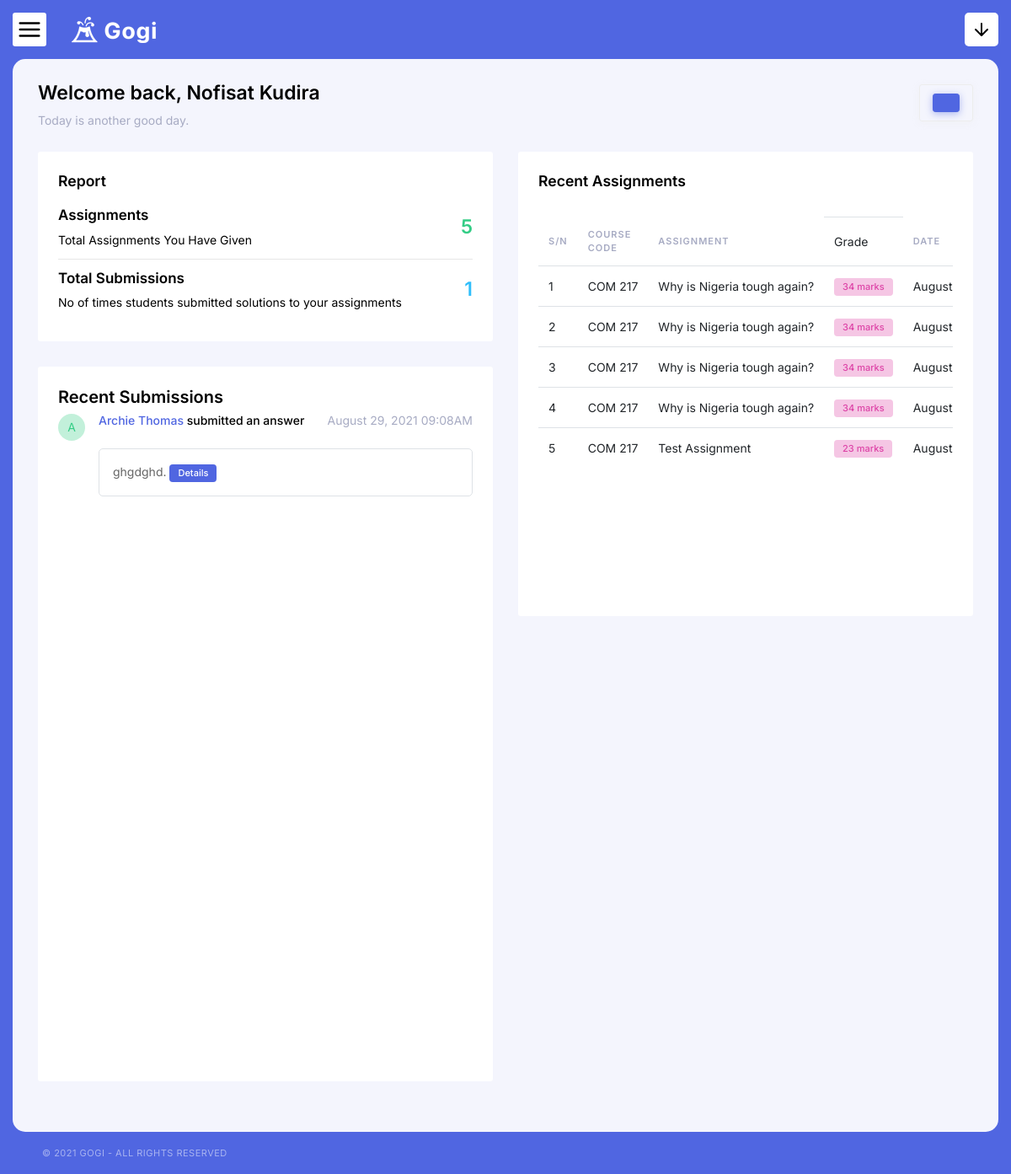
The page /lecturer/dashboard (signed in) on the database its author committed.
### tables this page shows
CREATE TABLE `assignment_submissions` (
  `id` int(11) NOT NULL,
  `student_id` int(11) NOT NULL,
  `assignment_id` int(11) NOT NULL,
  `solution` text NOT NULL,
  `description` text NOT NULL,
  `grade` decimal(10,0) NOT NULL,
  `feedback` text NOT NULL,
  `created_at` timestamp NOT NULL DEFAULT current_timestamp(),
  `updated_at` timestamp NOT NULL DEFAULT current_timestamp() ON UPDATE current_timestamp()
);

CREATE TABLE `students` (
  `id` int(11) NOT NULL,
  `matric_no` varchar(120) NOT NULL,
  `fullname` varchar(120) NOT NULL,
  `image` varchar(120) NOT NULL,
  `email` varchar(120) NOT NULL,
  `password` text NOT NULL,
  `created_at` timestamp NOT NULL DEFAULT current_timestamp(),
  `updated_at` timestamp NOT NULL DEFAULT current_timestamp() ON UPDATE current_timestamp()
);

CREATE TABLE `courses` (
  `id` int(11) NOT NULL,
  `level_id` int(11) NOT NULL,
  `course_title` varchar(120) NOT NULL,
  `course_code` varchar(8) NOT NULL,
  `created_at` timestamp NULL DEFAULT current_timestamp(),
  `updated_at` timestamp NOT NULL DEFAULT current_timestamp() ON UPDATE current_timestamp()
);

CREATE TABLE `assignments` (
  `id` int(11) NOT NULL,
  `course_id` int(11) NOT NULL,
  `lecturer_id` int(11) NOT NULL,
  `title` varchar(120) NOT NULL,
  `question` text NOT NULL,
  `instructions` text NOT NULL,
  `deadline` date NOT NULL,
  `max_grade` decimal(10,0) NOT NULL,
  `created_at` timestamp NOT NULL DEFAULT current_timestamp(),
  `updated_at` timestamp NOT NULL DEFAULT current_timestamp() ON UPDATE current_timestamp()
);

### core/db.class.php (called while the page is built, shortened)
<?php
    class DB {
        public $host = 'localhost';
        public $dbname = 'gogi_assignment';
        public $password = '';
        public $username = 'root';
        public $conn;
        function __construct(){
            try {
                $this->conn = new PDO("mysql:host=$this->host;dbname=$this->dbname;", $this->username, $this->password);
                $this->conn->setAttribute(PDO::ATTR_ERRMODE,PDO::ERRMODE_EXCEPTION);
            } catch (PDOException $ex) {
                echo 'Error in database connection '. $ex->getMessage();
            }
        }
        function prep($query){
            return $this->conn->prepare($query);
        }
        function fetchAll($query,$value){
            $query = $this->prep($query);
            $query->execute($value);
            return $query->fetchAll();
        }
        function num_row($query,$value){
            $query = $this->prep($query);
            $query->execute($value);
            return $query->rowCount();
        }
    }
?>

### core/lecturers.class.php (called while the page is built, shortened)
<?php
    include_once 'db.class.php';
    class Lecturers extends DB{
        function fetch_lecturer_assignments_num($lecturer_id){
            return DB::num_row("SELECT id FROM assignments WHERE assignments.lecturer_id = ? ",[$lecturer_id]);
        }
        function fetch_limited_lecturer_assignments($lecturer_id,$limit){
            return DB::fetchAll("SELECT *,assignments.id FROM assignments
            JOIN lecturers on lecturers.id = assignments.lecturer_id
            JOIN courses on courses.id = assignments.course_id
            WHERE assignments.lecturer_id = ?
            ORDER BY assignments.id DESC LIMIT $limit",[$lecturer_id]);
        }
        function fetch_lecturer_assignment_submissions_num($lecturer_id){
            return DB::num_row("SELECT assignment_submissions.id FROM assignment_submissions
            JOIN assignments on assignments.id = assignment_submissions.assignment_id
            WHERE assignments.lecturer_id = ? ",[$lecturer_id]);
        }
        function fetch_limited_lecturer_assignment_submissions($lecturer_id,$limit){
            return DB::fetchAll("SELECT *,assignment_submissions.id FROM assignment_submissions
            JOIN assignments on assignments.id = assignment_submissions.assignment_id
            JOIN students on students.id = assignment_submissions.student_id
            JOIN courses on courses.id = assignments.course_id
            WHERE assignments.lecturer_id = ?
            ORDER BY assignment_submissions.id DESC LIMIT $limit",[$lecturer_id]);
        }
    }
?>

### core/core.function.php (called while the page is built, shortened)
<?php
	function format_date($date){
		return date('F d, Y h:mA', strtotime($date));
	}
?>

### lecturer/dashboard.php (the view, shortened to what this page needs)
<?php
    $lecturer = $_SESSION['gogi_lecturer'];
    include_once '../core/lecturers.class.php';
    include_once '../core/core.function.php';
    $lecturer_obj = new Lecturers();
    $lecturer_id = $lecturer['id'];
    $assignment_solutions = $lecturer_obj->fetch_limited_lecturer_assignment_submissions($lecturer_id,4);
    $assignments = $lecturer_obj->fetch_limited_lecturer_assignments($lecturer_id,10);
?>
<!doctype html>
<html lang="en">
<head>
    <?php include "includes/header-resources.php"; ?>
    <link rel="stylesheet" href="../vendors/dataTable/datatables.min.css" type="text/css">
</head>
<body class="horizontal-navigation">
    <div class="layout-wrapper">
        <?php include "includes/header.php"; ?>
        <div class="content-wrapper">
            <div class="content-body">
                <div class="content ">
                    <div class="page-header d-md-flex justify-content-between">
                        <div>
                            <h3>Welcome back, <?php echo $lecturer['fullname'] ?></h3>
                            <p class="text-muted">Today is another good day.</p>
                        </div>
                        <div class="mt-3 mt-md-0">
                            <div id="dashboard-date" class="btn btn-outline-light">
                                <span class="btn btn-primary"></span>
                            </div>
                        </div>
                    </div>
                    <div class="row">
                        <div class="col-md-6">
                            <div class="card">
                                <div class="card-body">
                                    <div class="d-flex justify-content-between">
                                        <h6 class="card-title mb-2">Report</h6>
                                    </div>
                                    <div>
                                        <div class="list-group list-group-flush">
                                            <div class="list-group-item d-flex justify-content-between align-items-center px-0">
                                                <div>
                                                    <h5>Assignments</h5>
                                                    <div>Total Assignments You Have Given</div>
                                                </div>
                                                <h3 class="text-success mb-0"><?php echo $lecturer_obj->fetch_lecturer_assignments_num($lecturer_id) ?></h3>
                                            </div>
                                            <div class="list-group-item d-flex justify-content-between align-items-center px-0">
                                                <div>
                                                    <h5>Total Submissions</h5>
                                                    <div>No of times students submitted solutions to your assignments</div>
                                                </div>
                                                <div>
                                                    <h3 class="text-info mb-0"><?php echo $lecturer_obj->fetch_lecturer_assignment_submissions_num($lecturer_id) ?></h3>
                                                </div>
                                            </div>
                                        </div>
                                    </div>
                                </div>
                            </div>
                            <div class="card">
                                <div class="card-body">
                                    <div class="timeline card-scroll" style="height: 800px">
                                        <h4>Recent Submissions</h4>
                                        <?php foreach ($assignment_solutions as $solution): ?>
                                            <div class="timeline-item">
                                                <div>
                                                    <figure class="avatar avatar-sm mr-3 bring-forward">
                                                        <span class="avatar-title bg-success-bright text-success rounded-circle">A</span>
                                                    </figure>
                                                </div>
                                                <div>
                                                    <h6 class="d-flex justify-content-between mb-4">
                                                        <span>
                                                            <a href="#" class="link-1"><?php echo $solution['fullname'] ?></a> submitted an answer
                                                        </span>
                                                        <span class="text-muted font-weight-normal"><?php echo format_date($solution['created_at']); ?></span>
                                                    </h6>
                                                    <a href="#">
                                                        <div class="mb-3 border p-3 border-radius-1">
                                                            <?php echo $solution['solution'] ?>. <a href="assignment-review-details?id=<?php echo $solution['id'] ?>" class="badge badge-sm badge-primary">Details</a>
                                                        </div>
                                                    </a>
                                                </div>
                                            </div>
                                        <?php endforeach ?>
                                    </div>
                                </div>
                            </div>
                        </div>
                        <div class="col-lg-6">
                            <div class="card">
                                <div class="card-body">
                                    <h6 class="card-title">Recent Assignments</h6>
                                    <div class="table-responsive card-scroll" style="height: 450px;">
                                        <table id="recent-orders" class="table">
                                            <thead>
                                                <tr>
                                                    <th>S/N</th>
                                                    <th>Course Code</th>
                                                    <th>Assignment</th>
                                                    <td>Grade</td>
                                                    <th>Date</th>
                                                </tr>
                                            </thead>
                                            <tbody>
                                                <?php $sn=0; foreach ($assignments as $assignment): $sn++; ?>
                                                    <tr>
                                                        <td><?php echo $sn; ?></td>
                                                        <td><?php echo $assignment['course_code'] ?></td>
                                                        <td><?php echo $assignment['question'] ?></td>
                                                        <td>
                                                            <span class="badge bg-secondary-bright text-secondary"><?php echo $assignment['max_grade'] ?> marks</span>
                                                        </td>
                                                        <td><?php echo format_date($assignment['created_at']) ?></td>
                                                    </tr>
                                                <?php endforeach ?>
                                            </tbody>
                                        </table>
                                    </div>
                                </div>
                            </div>
                        </div>
                    </div>
                </div>
                <?php include "includes/footer.php"; ?>
            </div>
        </div>
    </div>
</body>
</html>

### rows shown on the page
assignment_submissions: student.fullname "Archie Thomas", courses.created_at "August 29, 2021 09:08AM", solution "ghgdghd"
assignments: course.course_code "COM 217", question "Why is Nigeria tough again?", max_grade "34", course.created_at "August…"
assignments: course.course_code "COM 217", question "Why is Nigeria tough again?", max_grade "34", course.created_at "August…"
assignments: course.course_code "COM 217", question "Why is Nigeria tough again?", max_grade "34", course.created_at "August…"
assignments: course.course_code "COM 217", question "Why is Nigeria tough again?", max_grade "34", course.created_at "August…"
assignments: course.course_code "COM 217", question "Test Assignment", max_grade "23", course.created_at "August…"

### other values the page prints
$lecturer['fullname'] "Nofisat Kudira"
$lecturer_obj->fetch_lecturer_assignments_num($lecturer_id) "5"
$lecturer_obj->fetch_lecturer_assignment_submissions_num($lecturer_id) "1"
